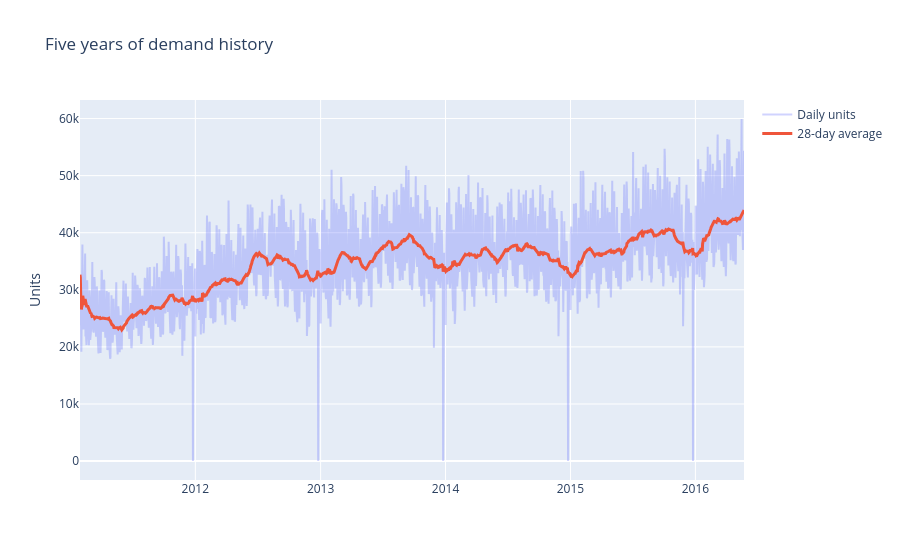
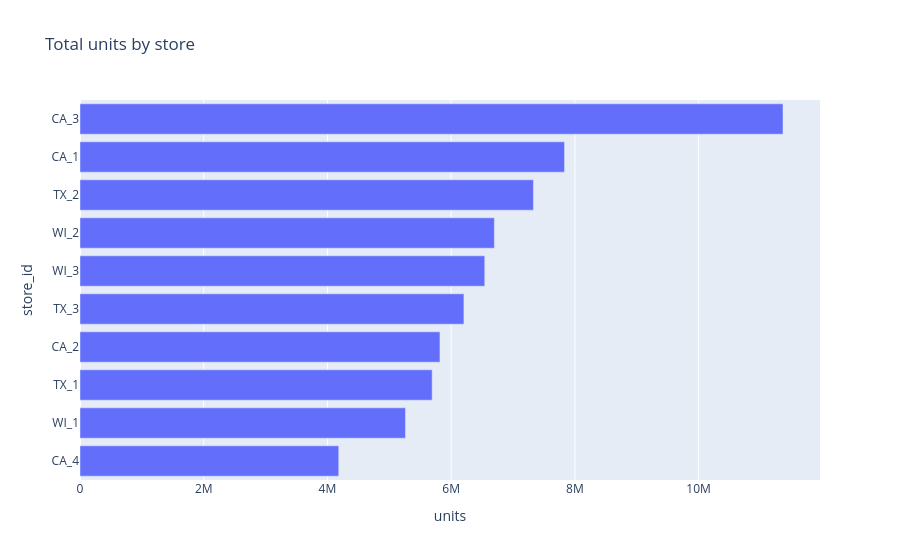

The code cell stored with these charts, in order, in its notebook:
### Markdown cell above
## 5. Five-year demand and seasonality

### Code cell
values = sales[day_cols].to_numpy(dtype=np.float32)
calendar_days = calendar.set_index('d').loc[day_cols].reset_index()
daily = calendar_days[['date', 'year', 'month', 'weekday', 'event_name_1', 'event_type_1']].copy()
daily['units'] = values.sum(axis=0)
daily['moving_average_28'] = daily.units.rolling(28, min_periods=1).mean()
daily['year_week'] = daily.date.dt.to_period('W').astype(str)

fig = go.Figure([
    go.Scatter(x=daily.date, y=daily.units, name='Daily units', opacity=.30),
    go.Scatter(x=daily.date, y=daily.moving_average_28, name='28-day average', line={'width': 3}),
])
fig.update_layout(title='Five years of demand history', yaxis_title='Units')
fig.show()

store_units = pd.DataFrame({
    store: values[sales.store_id.eq(store)].sum(axis=0).sum()
    for store in sorted(sales.store_id.unique())
}, index=['units']).T.reset_index(names='store_id')
px.bar(store_units.sort_values('units'), x='units', y='store_id', orientation='h', title='Total units by store').show()

### Figure 1 — Plotly figure (JSON) as saved in the notebook; plotly's stock layout.template omitted (floating-point values rounded to 4 significant figures; data arrays with more than 128 entries replaced by an {"elided": "..."} marker saying what was removed)
{"data": [{"name": "Daily units", "opacity": 0.3, "type": "scatter", "x": {"elided": "1941 str values"}, "y": {"elided": "1941 float values"}}, {"line": {"width": 3}, "name": "28-day average", "type": "scatter", "x": {"elided": "1941 str values"}, "y": {"elided": "1941 float values"}}], "layout": {"title": {"text": "Five years of demand history"}, "yaxis": {"title": {"text": "Units"}}}}

### Figure 2 — Plotly figure (JSON) as saved in the notebook; plotly's stock layout.template omitted (floating-point values rounded to 4 significant figures)
{"data": [{"hovertemplate": "units=%{x}<br>store_id=%{y}<extra></extra>", "legendgroup": "", "marker": {"color": "#636efa", "pattern": {"shape": ""}}, "name": "", "orientation": "h", "showlegend": false, "textposition": "auto", "type": "bar", "x": [4183000.0, 5262000.0, 5693000.0, 5818000.0, 6206000.0, 6543000.0, 6698000.0, 7330000.0, 7832000.0, 11360000.0], "xaxis": "x", "y": ["CA_4", "WI_1", "TX_1", "CA_2", "TX_3", "WI_3", "WI_2", "TX_2", "CA_1", "CA_3"], "yaxis": "y"}], "layout": {"barmode": "relative", "legend": {"tracegroupgap": 0}, "title": {"text": "Total units by store"}, "xaxis": {"anchor": "y", "domain": [0.0, 1.0], "title": {"text": "units"}}, "yaxis": {"anchor": "x", "domain": [0.0, 1.0], "title": {"text": "store_id"}}}}
